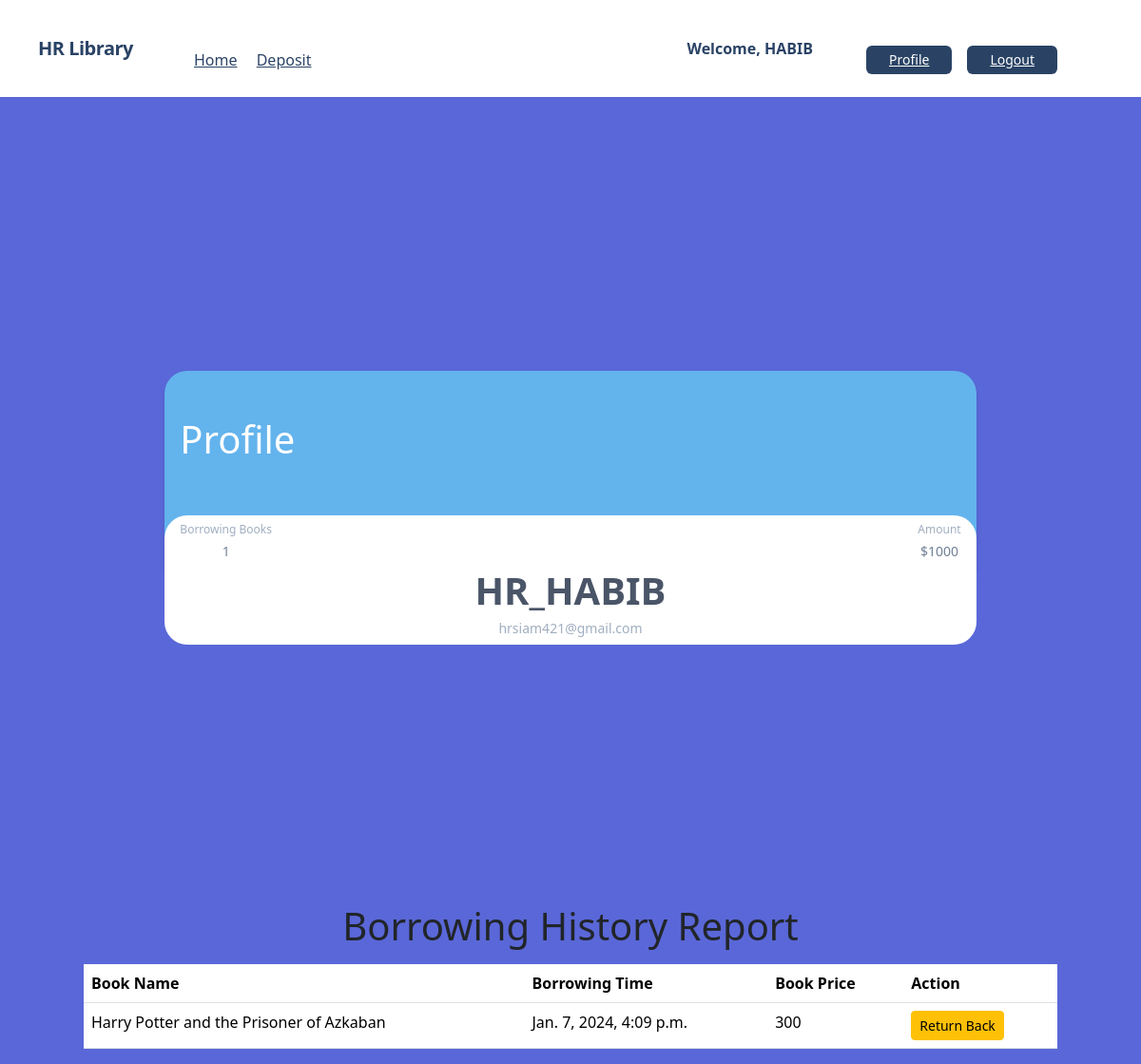
The app's page /user/profile/ (signed in) with its own data.
### account/models.py (models this page shows, shortened)
class account(models.Model):
    user= models.OneToOneField(User,on_delete= models.CASCADE )
    amount = models.IntegerField(default=0)

class borrower(models.Model):
    borrower_name= models.ForeignKey(account,on_delete= models.CASCADE)
    books=models.ForeignKey(book,on_delete= models.CASCADE)
    borrowed_on = models.DateTimeField(auto_now_add=True)

### books/models.py (models this page shows, shortened)
class book(models.Model):
    title= models.CharField(max_length=50)
    borrowing_price = models.IntegerField()
    description= models.TextField()
    brand = models.ForeignKey(Bookcategory, on_delete=models.CASCADE)
    image = models.ImageField(upload_to ='static/uploads/')

### user/views.py (the view)
# urls.py: path('profile/',views.profile,name='profile'),
@login_required
def profile(request):
    acc=account.objects.filter(user= request.user)
    account_instance = account.objects.get(user=request.user)
    borrowingList= borrower.objects.filter(borrower_name=account_instance)
    print(account_instance.user.username)
    if len(acc)==0:
        newaccount=account(user= request.user)
        newaccount.save()
    useraccount=account.objects.get(user= request.user)
    return render(request, 'profile.html',{'acc':account_instance,'lists':borrowingList})

### user/templates/profile.html (shortened to what this page needs)
{% extends "base.html" %}
{% block content %}
<div class="h-screen w-full bg-gray-50 flex justify-center items-center">
    <div
      class="
        h-56
        mx-4
        w-5/6
        bg-blue-400
        rounded-3xl
        shadow-md
        sm:w-80 sm:mx-0
      "
    >
      <div class="h-1/2 w-full flex justify-between items-baseline  px-3 py-5">
        <h1 class="text-white text-center">Profile</h1>
      </div>
      <div
        class="
          bg-white
          h-1/2
          w-full
          rounded-3xl
          flex flex-col
          justify-around
          items-center
        "
      >
        <div class="w-full h-1/2 flex justify-between items-center px-3 pt-2">
          <div class="flex flex-col justify-center items-center">
            <h1 class="text-gray-500 text-xs">Borrowing Books</h1>
            <h1 class="text-gray-600 text-sm">{{lists|length}}</h1>
          </div>
          <div class="flex flex-col justify-center items-center">
            <h1 class="text-gray-500 text-xs">Amount</h1>
            <h1 class="text-gray-600 text-sm">${{acc.amount}}</h1>
          </div>
        </div>
        <div class="w-full h-1/2  flex flex-col justify-center items-center">
          <h1 class="text-gray-700 font-bold">{{acc.user.username|upper}}</h1>
          <h1 class="text-gray-500 text-sm">{{acc.user.email}}</h1>
        </div>
      </div>
    </div>
  </div>
<h1 class="text-center mt-5 m-3">Borrowing History Report</h1>
<table class="table">
    <thead>
      <tr>
        <th scope="col">Book Name</th>
        <th scope="col">Borrowing Time</th>
        <th scope="col">Book Price</th>
        <th scope="col">Action</th>
      </tr>
    </thead>
    <tbody>
        {%for list in lists%}
            <tr>
                <td>{{list.books.title}}</td>
                <td>{{list.borrowed_on}}</td>
                <td>{{list.books.borrowing_price}}</td>
                <td><a href="{% url "returnBook" list.books.id %}" class=" btn btn-warning btn-sm">Return Back</a></td>
                </tr>
        {%endfor%}
    </tbody>
  </table>
{% endblock content %}

### templates/navbar.html (shortened to what this page needs)
<nav class="flex items-center justify-between flex-wrap bg-white p-6 px-10">
    <div class="flex items-center flex-shrink-0 text-white mr-6">
        <span class="font-semibold text-xl tracking-tight text-blue-900">HR Library</span>
    </div>
    <div class="w-full block flex-grow lg:flex lg:items-center lg:w-auto px-10">
        {% if request.user.is_authenticated %}
            <div class="text-md lg:flex-grow">
                <a href="{% url 'homepage' %}" class="block mt-4 lg:inline-block lg:mt-0 text-blue-900 hover:text-red-900 hover:font-black mr-4">
                    Home
                </a>
                <a href="{% url 'deposit_money' %}" class="block mt-4 lg:inline-block lg:mt-0 text-blue-900 hover:text-red-900 hover:font-black mr-4">
                    Deposit
                </a>
            </div>
            <div class="flex w-auto">
                <div class="text-blue-900 my-auto font-black px-5">Welcome, {{ request.user.first_name | upper }}  </div>
                <a href="{% url 'profile' %}" class="mx-2 inline-block font-medium text-sm px-4 py-2 leading-none bg-blue-900 rounded text-white border-white hover:border-transparent hover:text-dark hover:bg-red-700 mt-4 lg:mt-0">Profile</a>
                <a href="{% url 'user_logout' %}" class="mx-2 inline-block font-medium text-sm px-4 py-2 leading-none bg-blue-900 rounded text-white border-white hover:border-transparent hover:text-dark hover:bg-red-700 mt-4 lg:mt-0">Logout</a>
            </div>
        {% endif %}
    </div>
</nav>

### records on screen
account: amount "1000", user.username "HR_HABIB", user.email "hrsiam421@gmail.com"
borrower: books "Harry Potter and the Prisoner of Azkaban", borrowed_on "Jan. 7, 2024, 4:09 p.m.", books.borrowing_price "300"

### other values on screen
{{ request.user.first_name | upper }} "HABIB"
{{ lists|length }} "1"
